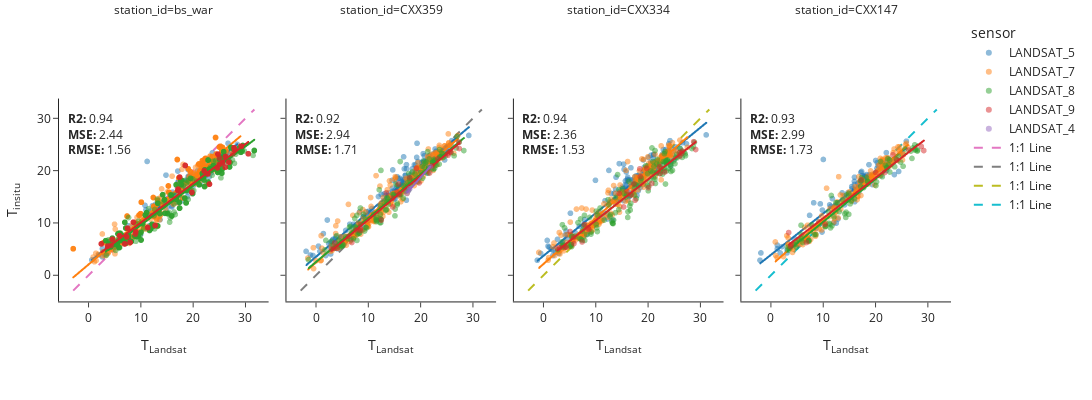

The cell this chart's notebook holds for it:
### Code cell
import plotly.express as px
import plotly.graph_objects as go
from scipy.stats import linregress
import numpy as np
import math

x_name, y_name = 'ST_deg', 'temperature'

ds_dt64 = pd.to_datetime(df.timestamp)
ds_hour = ds_dt64.dt.hour + ds_dt64.dt.minute / 60 + ds_dt64.dt.second / 3600

fig = px.scatter(df, x=x_name, y=y_name, 
                 #color="sensor", 
                 custom_data='station_id',
                 facet_col="station_id",
                 width=1200, height=400,
                 trendline="ols", 
                 opacity=0.5,
                 color='sensor',
                 labels={
                     'temperature': "T<sub>insitu</sub>",
                     'ST_deg': "T<sub>Landsat</sub>"
                 },
                 template="simple_white")

fig.update_layout(
    margin=dict(l=20, r=20, t=20, b=20),
    xaxis=dict(scaleanchor="y", scaleratio=1),  # Ensuring equal scaling
    yaxis=dict(constrain='domain'),  # Ensuring y-axis adjusts to match x-axis scale
    #paper_bgcolor="LightSteelBlue",
)

def get_lingress_dict(x, y):
    """ Fit linear regression and get statistics."""
    x = x.dropna()
    y = y.loc[x.index]
    slope, intercept, r_value, p_value, std_err = linregress(x, y)
    predicted_y = slope * x + intercept
    mse = np.mean((y - predicted_y) ** 2)
    return {'intercept': intercept,
            'slope': slope,
            'p': p_value,
            'r': r_value,
            'r2': r_value**2,
            'mse': mse,
            'rmse': np.sqrt(mse)
            }

lims = [
    min(df[x_name].min(), df[y_name].min()),  # Find the lower bound
    max(df[x_name].max(), df[y_name].max())   # Find the upper bound
]

for idx, group in enumerate(df.groupby('station_id')):
    id = group[0]
    df_group = group[1]
    x, y = df_group.ST_deg, df_group.temperature
    statdict = get_lingress_dict(x, y)
    # add annotation
    fig.add_annotation(x=2, y=25,
                align='left',
                xref=f'x{idx+1}',
                yref=f'y{idx+1}',
                text=(f'<b>R2:</b> {statdict['r2']:0.2f}<br>' \
                      f'<b>MSE:</b> {statdict['mse']:0.2f}<br>' \
                      f'<b>RMSE:</b> {statdict['rmse']:0.2f}'),
                showarrow=False,
                yshift=10)
    fig.add_trace(go.Scatter(x=lims, y=lims, 
                             mode='lines', name='1:1 Line', line=dict(dash='dash')),
                             row=1, col=idx+1)

fig.show()

### Figure 1 — Plotly figure (JSON) as saved in the notebook; plotly's stock layout.template omitted (floating-point values rounded to 4 significant figures; data arrays with more than 128 entries replaced by an {"elided": "..."} marker saying what was removed)
{"data": [{"customdata": {"elided": "199x1 str values"}, "hovertemplate": "sensor=LANDSAT_5<br>station_id=bs_war<br>T<sub>Landsat</sub>=%{x}<br>T<sub>insitu</sub>=%{y}<extra></extra>", "legendgroup": "LANDSAT_5", "marker": {"color": "#1F77B4", "opacity": 0.5, "symbol": "circle"}, "mode": "markers", "name": "LANDSAT_5", "showlegend": true, "type": "scattergl", "x": {"elided": "199 float values"}, "xaxis": "x", "y": {"elided": "199 float values"}, "yaxis": "y"}, {"hovertemplate": "<b>OLS trendline</b><br>temperature = 0.795827 * ST_deg + 2.47234<br>R<sup>2</sup>=0.904406<br><br>sensor=LANDSAT_5<br>station_id=bs_war<br>T<sub>Landsat</sub>=%{x}<br>T<sub>insitu</sub>=%{y} <b>(trend)</b><extra></extra>", "legendgroup": "LANDSAT_5", "marker": {"color": "#1F77B4", "symbol": "circle"}, "mode": "lines", "name": "LANDSAT_5", "showlegend": false, "type": "scattergl", "x": [0.6214, 1.954, 2.655, 2.655, 2.741, 3.076, 3.564, 3.93, 5.085, 5.865, 6.548, 7.666, 7.683, 8.708, 9.464, 10.0, 10.8, 10.99, 11.04, 11.21, 11.34, 11.68, 11.88, 12.24, 12.85, 13.08, 13.33, 13.69, 13.76, 14.62, 14.82, 14.96, 15.77, 15.87, 15.95, 16.02, 16.1, 16.44, 16.8, 17.07, 17.11, 17.23, 17.35, 17.5, 17.92, 17.94, 17.94, 18.21, 18.54, 18.87, 18.92, 18.93, 19.03, 19.07, 19.1, 19.18, 19.27, 19.38, 19.47, 19.48, 19.49, 19.55, 19.78, 19.84, 20.07, 20.24, 20.39, 20.57, 20.85, 21.01, 21.34, 21.45, 21.8, 21.82, 22.3, 22.33, 22.76, 22.9, 23.07, 23.34, 23.5, 23.57, 23.69, 23.82, 23.91, 24.12, 24.56, 25.33, 25.39, 25.69, 26.29, 26.49, 26.68, 26.8, 26.81, 28.46], "xaxis": "x", "y": [2.967, 4.028, 4.585, 4.585, 4.653, 4.92, 5.309, 5.6, 6.519, 7.14, 7.684, 8.573, 8.587, 9.403, 10.0, 10.43, 11.07, 11.22, 11.26, 11.39, 11.5, 11.77, 11.93, 12.21, 12.7, 12.88, 13.08, 13.36, 13.42, 14.11, 14.27, 14.38, 15.02, 15.1, 15.17, 15.22, 15.28, 15.55, 15.84, 16.06, 16.09, 16.19, 16.28, 16.4, 16.73, 16.75, 16.75, 16.96, 17.23, 17.49, 17.53, 17.54, 17.62, 17.64, 17.67, 17.74, 17.81, 17.9, 17.97, 17.98, 17.98, 18.03, 18.21, 18.26, 18.44, 18.58, 18.7, 18.84, 19.06, 19.2, 19.46, 19.54, 19.82, 19.84, 20.22, 20.25, 20.59, 20.69, 20.83, 21.04, 21.17, 21.23, 21.33, 21.43, 21.5, 21.67, 22.02, 22.63, 22.68, 22.92, 23.39, 23.55, 23.71, 23.8, 23.81, 25.12], "yaxis": "y"}, {"customdata": {"elided": "440x1 str values"}, "hovertemplate": "sensor=LANDSAT_5<br>station_id=CXX359<br>T<sub>Landsat</sub>=%{x}<br>T<sub>insitu</sub>=%{y}<extra></extra>", "legendgroup": "LANDSAT_5", "marker": {"color": "#1F77B4", "opacity": 0.5, "symbol": "circle"}, "mode": "markers", "name": "LANDSAT_5", "showlegend": false, "type": "scattergl", "x": {"elided": "440 float values"}, "xaxis": "x2", "y": {"elided": "440 float values"}, "yaxis": "y2"}, {"hovertemplate": "<b>OLS trendline</b><br>temperature = 0.849329 * ST_deg + 3.47618<br>R<sup>2</sup>=0.940843<br><br>sensor=LANDSAT_5<br>station_id=CXX359<br>T<sub>Landsat</sub>=%{x}<br>T<sub>insitu</sub>=%{y} <b>(trend)</b><extra></extra>", "legendgroup": "LANDSAT_5", "marker": {"color": "#1F77B4", "symbol": "circle"}, "mode": "lines", "name": "LANDSAT_5", "showlegend": false, "type": "scattergl", "x": {"elided": "167 float values"}, "xaxis": "x2", "y": {"elided": "167 float values"}, "yaxis": "y2"}, {"customdata": {"elided": "403x1 str values"}, "hovertemplate": "sensor=LANDSAT_5<br>station_id=CXX334<br>T<sub>Landsat</sub>=%{x}<br>T<sub>insitu</sub>=%{y}<extra></extra>", "legendgroup": "LANDSAT_5", "marker": {"color": "#1F77B4", "opacity": 0.5, "symbol": "circle"}, "mode": "markers", "name": "LANDSAT_5", "showlegend": false, "type": "scattergl", "x": {"elided": "403 float values"}, "xaxis": "x3", "y": {"elided": "403 float values"}, "yaxis": "y3"}, {"hovertemplate": "<b>OLS trendline</b><br>temperature = 0.818231 * ST_deg + 3.67566<br>R<sup>2</sup>=0.920175<br><br>sensor=LANDSAT_5<br>station_id=CXX334<br>T<sub>Landsat</sub>=%{x}<br>T<sub>insitu</sub>=%{y} <b>(trend)</b><extra></extra>", "legendgroup": "LANDSAT_5", "marker": {"color": "#1F77B4", "symbol": "circle"}, "mode": "lines", "name": "LANDSAT_5", "showlegend": false, "type": "scattergl", "x": {"elided": "163 float values"}, "xaxis": "x3", "y": {"elided": "163 float values"}, "yaxis": "y3"}, {"customdata": {"elided": "238x1 str values"}, "hovertemplate": "sensor=LANDSAT_5<br>station_id=CXX147<br>T<sub>Landsat</sub>=%{x}<br>T<sub>insitu</sub>=%{y}<extra></extra>", "legendgroup": "LANDSAT_5", "marker": {"color": "#1F77B4", "opacity": 0.5, "symbol": "circle"}, "mode": "markers", "name": "LANDSAT_5", "showlegend": false, "type": "scattergl", "x": {"elided": "238 float values"}, "xaxis": "x4", "y": {"elided": "238 float values"}, "yaxis": "y4"}, {"hovertemplate": "<b>OLS trendline</b><br>temperature = 0.790573 * ST_deg + 3.87725<br>R<sup>2</sup>=0.886189<br><br>sensor=LANDSAT_5<br>station_id=CXX147<br>T<sub>Landsat</sub>=%{x}<br>T<sub>insitu</sub>=%{y} <b>(trend)</b><extra></extra>", "legendgroup": "LANDSAT_5", "marker": {"color": "#1F77B4", "symbol": "circle"}, "mode": "lines", "name": "LANDSAT_5", "showlegend": false, "type": "scattergl", "x": [-2.014, -1.84, 1.284, 1.305, 1.842, 2.204, 3.151, 3.171, 4.374, 4.631, 5.243, 6.087, 7.471, 8.069, 8.257, 8.261, 8.753, 9.269, 9.522, 9.853, 9.915, 10.1, 11.31, 11.56, 11.84, 12.11, 12.38, 12.57, 12.72, 12.72, 12.91, 13.7, 14.16, 14.24, 14.25, 14.79, 15.53, 15.54, 15.6, 15.67, 16.01, 16.04, 16.05, 16.06, 16.1, 16.12, 16.71, 16.89, 16.94, 17.06, 17.07, 17.28, 17.35, 17.42, 17.56, 17.93, 18.0, 18.04, 18.21, 18.34, 18.36, 18.58, 18.74, 18.77, 18.83, 18.94, 19.21, 19.45, 20.11, 20.36, 20.43, 20.56, 21.11, 21.32, 21.34, 21.42, 21.68, 22.15, 22.19, 22.5, 22.51, 22.52, 23.37, 23.38, 23.69, 24.5, 25.29, 25.98], "xaxis": "x4", "y": [2.285, 2.423, 4.893, 4.909, 5.333, 5.62, 6.368, 6.384, 7.336, 7.538, 8.022, 8.689, 9.784, 10.26, 10.41, 10.41, 10.8, 11.21, 11.41, 11.67, 11.72, 11.86, 12.82, 13.01, 13.23, 13.45, 13.66, 13.82, 13.93, 13.93, 14.08, 14.71, 15.07, 15.13, 15.14, 15.57, 16.16, 16.16, 16.21, 16.27, 16.54, 16.56, 16.56, 16.57, 16.61, 16.62, 17.09, 17.23, 17.27, 17.37, 17.37, 17.54, 17.59, 17.65, 17.76, 18.05, 18.11, 18.14, 18.27, 18.38, 18.39, 18.57, 18.7, 18.72, 18.76, 18.85, 19.07, 19.26, 19.77, 19.97, 20.03, 20.13, 20.57, 20.73, 20.75, 20.81, 21.01, 21.39, 21.42, 21.67, 21.67, 21.68, 22.35, 22.36, 22.6, 23.25, 23.87, 24.42], "yaxis": "y4"}, {"customdata": {"elided": "1104x1 str values"}, "hovertemplate": "sensor=LANDSAT_7<br>station_id=bs_war<br>T<sub>Landsat</sub>=%{x}<br>T<sub>insitu</sub>=%{y}<extra></extra>", "legendgroup": "LANDSAT_7", "marker": {"color": "#FF7F0E", "opacity": 0.5, "symbol": "circle"}, "mode": "markers", "name": "LANDSAT_7", "showlegend": true, "type": "scattergl", "x": {"elided": "1104 float values"}, "xaxis": "x", "y": {"elided": "1104 float values"}, "yaxis": "y"}, {"hovertemplate": "<b>OLS trendline</b><br>temperature = 0.845095 * ST_deg + 2.08263<br>R<sup>2</sup>=0.937188<br><br>sensor=LANDSAT_7<br>station_id=bs_war<br>T<sub>Landsat</sub>=%{x}<br>T<sub>insitu</sub>=%{y} <b>(trend)</b><extra></extra>", "legendgroup": "LANDSAT_7", "marker": {"color": "#FF7F0E", "symbol": "circle"}, "mode": "lines", "name": "LANDSAT_7", "showlegend": false, "type": "scattergl", "x": {"elided": "413 float values"}, "xaxis": "x", "y": {"elided": "413 float values"}, "yaxis": "y"}, {"customdata": {"elided": "593x1 str values"}, "hovertemplate": "sensor=LANDSAT_7<br>station_id=CXX359<br>T<sub>Landsat</sub>=%{x}<br>T<sub>insitu</sub>=%{y}<extra></extra>", "legendgroup": "LANDSAT_7", "marker": {"color": "#FF7F0E", "opacity": 0.5, "symbol": "circle"}, "mode": "markers", "name": "LANDSAT_7", "showlegend": false, "type": "scattergl", "x": {"elided": "593 float values"}, "xaxis": "x2", "y": {"elided": "593 float values"}, "yaxis": "y2"}, {"hovertemplate": "<b>OLS trendline</b><br>temperature = 0.873641 * ST_deg + 2.38441<br>R<sup>2</sup>=0.946586<br><br>sensor=LANDSAT_7<br>station_id=CXX359<br>T<sub>Landsat</sub>=%{x}<br>T<sub>insitu</sub>=%{y} <b>(trend)</b><extra></extra>", "legendgroup": "LANDSAT_7", "marker": {"color": "#FF7F0E", "symbol": "circle"}, "mode": "lines", "name": "LANDSAT_7", "showlegend": false, "type": "scattergl", "x": {"elided": "221 float values"}, "xaxis": "x2", "y": {"elided": "221 float values"}, "yaxis": "y2"}, {"customdata": {"elided": "637x1 str values"}, "hovertemplate": "sensor=LANDSAT_7<br>station_id=CXX334<br>T<sub>Landsat</sub>=%{x}<br>T<sub>insitu</sub>=%{y}<extra></extra>", "legendgroup": "LANDSAT_7", "marker": {"color": "#FF7F0E", "opacity": 0.5, "symbol": "circle"}, "mode": "markers", "name": "LANDSAT_7", "showlegend": false, "type": "scattergl", "x": {"elided": "637 float values"}, "xaxis": "x3", "y": {"elided": "637 float values"}, "yaxis": "y3"}, {"hovertemplate": "<b>OLS trendline</b><br>temperature = 0.882216 * ST_deg + 2.1091<br>R<sup>2</sup>=0.951287<br><br>sensor=LANDSAT_7<br>station_id=CXX334<br>T<sub>Landsat</sub>=%{x}<br>T<sub>insitu</sub>=%{y} <b>(trend)</b><extra></extra>", "legendgroup": "LANDSAT_7", "marker": {"color": "#FF7F0E", "symbol": "circle"}, "mode": "lines", "name": "LANDSAT_7", "showlegend": false, "type": "scattergl", "x": {"elided": "226 float values"}, "xaxis": "x3", "y": {"elided": "226 float values"}, "yaxis": "y3"}, {"customdata": {"elided": "387x1 str values"}, "hovertemplate": "sensor=LANDSAT_7<br>station_id=CXX147<br>T<sub>Landsat</sub>=%{x}<br>T<sub>insitu</sub>=%{y}<extra></extra>", "legendgroup": "LANDSAT_7", "marker": {"color": "#FF7F0E", "opacity": 0.5, "symbol": "circle"}, "mode": "markers", "name": "LANDSAT_7", "showlegend": false, "type": "scattergl", "x": {"elided": "387 float values"}, "xaxis": "x4", "y": {"elided": "387 float values"}, "yaxis": "y4"}, {"hovertemplate": "<b>OLS trendline</b><br>temperature = 0.880489 * ST_deg + 1.83206<br>R<sup>2</sup>=0.963650<br><br>sensor=LANDSAT_7<br>station_id=CXX147<br>T<sub>Landsat</sub>=%{x}<br>T<sub>insitu</sub>=%{y} <b>(trend)</b><extra></extra>", "legendgroup": "LANDSAT_7", "marker": {"color": "#FF7F0E", "symbol": "circle"}, "mode": "lines", "name": "LANDSAT_7", "showlegend": false, "type": "scattergl", "x": {"elided": "159 float values"}, "xaxis": "x4", "y": {"elided": "159 float values"}, "yaxis": "y4"}, {"customdata": {"elided": "1031x1 str values"}, "hovertemplate": "sensor=LANDSAT_8<br>station_id=bs_war<br>T<sub>Landsat</sub>=%{x}<br>T<sub>insitu</sub>=%{y}<extra></extra>", "legendgroup": "LANDSAT_8", "marker": {"color": "#2CA02C", "opacity": 0.5, "symbol": "circle"}, "mode": "markers", "name": "LANDSAT_8", "showlegend": true, "type": "scattergl", "x": {"elided": "1031 float values"}, "xaxis": "x", "y": {"elided": "1031 float values"}, "yaxis": "y"}, {"hovertemplate": "<b>OLS trendline</b><br>temperature = 0.75344 * ST_deg + 2.07935<br>R<sup>2</sup>=0.944221<br><br>sensor=LANDSAT_8<br>station_id=bs_war<br>T<sub>Landsat</sub>=%{x}<br>T<sub>insitu</sub>=%{y} <b>(trend)</b><extra></extra>", "legendgroup": "LANDSAT_8", "marker": {"color": "#2CA02C", "symbol": "circle"}, "mode": "lines", "name": "LANDSAT_8", "showlegend": false, "type": "scattergl", "x": {"elided": "434 float values"}, "xaxis": "x", "y": {"elided": "434 float values"}, "yaxis": "y"}, {"customdata": {"elided": "365x1 str values"}, "hovertemplate": "sensor=LANDSAT_8<br>station_id=CXX359<br>T<sub>Landsat</sub>=%{x}<br>T<sub>insitu</sub>=%{y}<extra></extra>", "legendgroup": "LANDSAT_8", "marker": {"color": "#2CA02C", "opacity": 0.5, "symbol": "circle"}, "mode": "markers", "name": "LANDSAT_8", "showlegend": false, "type": "scattergl", "x": {"elided": "365 float values"}, "xaxis": "x2", "y": {"elided": "365 float values"}, "yaxis": "y2"}, {"hovertemplate": "<b>OLS trendline</b><br>temperature = 0.838973 * ST_deg + 2.49352<br>R<sup>2</sup>=0.933407<br><br>sensor=LANDSAT_8<br>station_id=CXX359<br>T<sub>Landsat</sub>=%{x}<br>T<sub>insitu</sub>=%{y} <b>(trend)</b><extra></extra>", "legendgroup": "LANDSAT_8", "marker": {"color": "#2CA02C", "symbol": "circle"}, "mode": "lines", "name": "LANDSAT_8", "showlegend": false, "type": "scattergl", "x": [-1.354, 1.804, 1.978, 3.031, 3.376, 3.708, 4.043, 4.104, 4.463, 4.573, 4.631, 4.914, 5.027, 5.236, 5.243, 5.755, 6.193, 6.497, 6.661, 6.798, 6.866, 7.246, 7.505, 7.594, 7.7, 7.905, 7.915, 8.021, 8.312, 8.391, 8.404, 8.527, 8.582, 9.163, 9.378, 9.553, 9.58, 9.761, 11.12, 11.56, 11.6, 11.63, 11.73, 12.18, 12.32, 12.39, 12.46, 12.49, 12.5, 12.51, 12.55, 13.1, 13.44, 13.56, 13.65, 13.67, 13.69, 13.93, 14.82, 15.0, 15.03, 15.19, 15.22, 15.36, 15.61, 15.65, 15.71, 16.01, 16.18, 16.29, 16.77, 16.8, 17.13, 17.2, 17.54, 17.78, 17.81, 17.85, 18.03, 18.07, 18.25, 18.51, 18.81, 19.03, 19.59, 19.86, 20.17, 20.39, 20.47, 20.73, 20.78, 20.93, 21.0, 21.21, 21.44, 21.53, 21.66, 21.68, 21.76, 21.78, 22.34, 22.38, 22.44, 22.54, 22.66, 22.69, 22.71, 22.77, 22.79, 22.83, 23.04, 23.65, 23.69, 23.73, 23.73, 24.0, 24.12, 24.38, 24.43, 24.82, 25.9, 26.5, 26.92, 27.05, 27.47, 28.37], "xaxis": "x2", "y": [1.357, 4.007, 4.153, 5.037, 5.326, 5.604, 5.885, 5.937, 6.238, 6.33, 6.379, 6.617, 6.711, 6.886, 6.892, 7.322, 7.689, 7.944, 8.082, 8.197, 8.254, 8.572, 8.79, 8.865, 8.954, 9.126, 9.134, 9.223, 9.467, 9.533, 9.544, 9.648, 9.694, 10.18, 10.36, 10.51, 10.53, 10.68, 11.83, 12.19, 12.22, 12.25, 12.34, 12.72, 12.83, 12.89, 12.95, 12.97, 12.98, 12.99, 13.02, 13.49, 13.77, 13.87, 13.95, 13.97, 13.98, 14.18, 14.93, 15.08, 15.1, 15.24, 15.27, 15.38, 15.59, 15.62, 15.67, 15.92, 16.07, 16.16, 16.56, 16.59, 16.87, 16.93, 17.21, 17.41, 17.44, 17.47, 17.62, 17.65, 17.8, 18.02, 18.28, 18.46, 18.93, 19.16, 19.41, 19.6, 19.67, 19.89, 19.93, 20.05, 20.11, 20.29, 20.48, 20.56, 20.66, 20.68, 20.75, 20.76, 21.24, 21.27, 21.32, 21.41, 21.51, 21.53, 21.55, 21.6, 21.62, 21.65, 21.82, 22.34, 22.37, 22.4, 22.41, 22.63, 22.73, 22.95, 22.99, 23.31, 24.22, 24.73, 25.08, 25.19, 25.54, 26.29], "yaxis": "y2"}, {"customdata": {"elided": "368x1 str values"}, "hovertemplate": "sensor=LANDSAT_8<br>station_id=CXX334<br>T<sub>Landsat</sub>=%{x}<br>T<sub>insitu</sub>=%{y}<extra></extra>", "legendgroup": "LANDSAT_8", "marker": {"color": "#2CA02C", "opacity": 0.5, "symbol": "circle"}, "mode": "markers", "name": "LANDSAT_8", "showlegend": false, "type": "scattergl", "x": {"elided": "368 float values"}, "xaxis": "x3", "y": {"elided": "368 float values"}, "yaxis": "y3"}, {"hovertemplate": "<b>OLS trendline</b><br>temperature = 0.786135 * ST_deg + 2.57592<br>R<sup>2</sup>=0.913778<br><br>sensor=LANDSAT_8<br>station_id=CXX334<br>T<sub>Landsat</sub>=%{x}<br>T<sub>insitu</sub>=%{y} <b>(trend)</b><extra></extra>", "legendgroup": "LANDSAT_8", "marker": {"color": "#2CA02C", "symbol": "circle"}, "mode": "lines", "name": "LANDSAT_8", "showlegend": false, "type": "scattergl", "x": {"elided": "130 float values"}, "xaxis": "x3", "y": {"elided": "130 float values"}, "yaxis": "y3"}, {"customdata": {"elided": "187x1 str values"}, "hovertemplate": "sensor=LANDSAT_8<br>station_id=CXX147<br>T<sub>Landsat</sub>=%{x}<br>T<sub>insitu</sub>=%{y}<extra></extra>", "legendgroup": "LANDSAT_8", "marker": {"color": "#2CA02C", "opacity": 0.5, "symbol": "circle"}, "mode": "markers", "name": "LANDSAT_8", "showlegend": false, "type": "scattergl", "x": {"elided": "187 float values"}, "xaxis": "x4", "y": {"elided": "187 float values"}, "yaxis": "y4"}, {"hovertemplate": "<b>OLS trendline</b><br>temperature = 0.820093 * ST_deg + 1.99243<br>R<sup>2</sup>=0.951703<br><br>sensor=LANDSAT_8<br>station_id=CXX147<br>T<sub>Landsat</sub>=%{x}<br>T<sub>insitu</sub>=%{y} <b>(trend)</b><extra></extra>", "legendgroup": "LANDSAT_8", "marker": {"color": "#2CA02C", "symbol": "circle"}, "mode": "lines", "name": "LANDSAT_8", "showlegend": false, "type": "scattergl", "x": [3.25, 3.328, 3.674, 4.528, 4.904, 4.914, 5.366, 5.834, 5.841, 5.909, 6.165, 7.194, 7.324, 7.355, 7.878, 8.356, 8.691, 10.47, 10.54, 11.07, 11.18, 11.36, 11.48, 11.62, 11.76, 12.11, 12.5, 12.83, 13.15, 13.75, 14.2, 14.4, 14.45, 14.57, 14.97, 14.98, 15.23, 15.45, 16.05, 17.23, 17.23, 17.35, 17.41, 17.81, 18.35, 18.52, 18.61, 20.17, 20.27, 21.04, 21.38, 21.95, 22.23, 22.29, 22.41, 22.57, 22.78, 22.81, 23.75, 24.05, 24.44, 24.86, 25.35, 25.71, 26.83, 27.05, 27.23, 27.59, 27.63, 27.79, 28.07, 28.15], "xaxis": "x4", "y": [4.658, 4.722, 5.005, 5.706, 6.014, 6.023, 6.393, 6.777, 6.782, 6.838, 7.049, 7.892, 7.999, 8.024, 8.453, 8.845, 9.12, 10.58, 10.64, 11.07, 11.16, 11.31, 11.4, 11.53, 11.63, 11.93, 12.24, 12.52, 12.78, 13.27, 13.64, 13.8, 13.84, 13.94, 14.27, 14.28, 14.48, 14.66, 15.16, 16.12, 16.12, 16.22, 16.27, 16.6, 17.04, 17.18, 17.26, 18.53, 18.62, 19.24, 19.53, 19.99, 20.22, 20.27, 20.37, 20.5, 20.67, 20.7, 21.47, 21.71, 22.04, 22.38, 22.79, 23.07, 24.0, 24.18, 24.32, 24.62, 24.65, 24.78, 25.01, 25.08], "yaxis": "y4"}, {"customdata": {"elided": "318x1 str values"}, "hovertemplate": "sensor=LANDSAT_9<br>station_id=bs_war<br>T<sub>Landsat</sub>=%{x}<br>T<sub>insitu</sub>=%{y}<extra></extra>", "legendgroup": "LANDSAT_9", "marker": {"color": "#D62728", "opacity": 0.5, "symbol": "circle"}, "mode": "markers", "name": "LANDSAT_9", "showlegend": true, "type": "scattergl", "x": {"elided": "318 float values"}, "xaxis": "x", "y": {"elided": "318 float values"}, "yaxis": "y"}, {"hovertemplate": "<b>OLS trendline</b><br>temperature = 0.751866 * ST_deg + 2.58209<br>R<sup>2</sup>=0.945462<br><br>sensor=LANDSAT_9<br>station_id=bs_war<br>T<sub>Landsat</sub>=%{x}<br>T<sub>insitu</sub>=%{y} <b>(trend)</b><extra></extra>", "legendgroup": "LANDSAT_9", "marker": {"color": "#D62728", "symbol": "circle"}, "mode": "lines", "name": "LANDSAT_9", "showlegend": false, "type": "scattergl", "x": [2.453, 2.453, 2.453, 2.453, 3.65, 3.65, 3.65, 3.65, 4.296, 4.296, 4.556, 4.556, 4.556, 4.556, 5.936, 5.936, 5.936, 5.936, 6.917, 6.917, 6.917, 6.917, 7.31, 7.31, 7.31, 7.31, 7.454, 7.454, 7.454, 7.454, 7.95, 7.95, 7.95, 7.95, 8.582, 8.582, 8.582, 8.582, 8.958, 8.958, 9.033, 9.033, 9.033, 9.033, 11.32, 11.32, 11.32, 11.32, 12.75, 12.75, 12.75, 12.75, 17.1, 17.1, 17.1, 17.1, 17.13, 17.13, 17.13, 17.13, 17.42, 17.42, 17.42, 17.42, 18.49, 18.49, 18.49, 18.49, 19.76, 19.76, 19.76, 19.76, 22.12, 22.12, 22.12, 22.12, 22.83, 22.83, 22.83, 22.83, 23.13, 23.13, 23.13, 23.13, 24.63, 24.63, 24.63, 24.63, 24.75, 24.75, 24.75, 24.75, 25.04, 25.04, 25.07, 25.07, 25.07, 25.63, 25.63, 25.63, 25.63, 26.15, 26.15, 26.15, 26.2, 26.2, 26.2, 26.2, 26.83, 26.83, 26.83, 26.83, 27.6, 27.83, 27.83, 27.83, 27.83, 27.98, 27.98, 27.98, 27.98, 29.23, 29.23, 29.23, 29.23, 30.55, 30.55, 30.55], "xaxis": "x", "y": [4.427, 4.427, 4.427, 4.427, 5.326, 5.326, 5.326, 5.326, 5.812, 5.812, 6.007, 6.007, 6.007, 6.007, 7.045, 7.045, 7.045, 7.045, 7.783, 7.783, 7.783, 7.783, 8.079, 8.079, 8.079, 8.079, 8.187, 8.187, 8.187, 8.187, 8.559, 8.559, 8.559, 8.559, 9.035, 9.035, 9.035, 9.035, 9.317, 9.317, 9.374, 9.374, 9.374, 9.374, 11.1, 11.1, 11.1, 11.1, 12.16, 12.16, 12.16, 12.16, 15.44, 15.44, 15.44, 15.44, 15.46, 15.46, 15.46, 15.46, 15.68, 15.68, 15.68, 15.68, 16.48, 16.48, 16.48, 16.48, 17.44, 17.44, 17.44, 17.44, 19.22, 19.22, 19.22, 19.22, 19.75, 19.75, 19.75, 19.75, 19.97, 19.97, 19.97, 19.97, 21.1, 21.1, 21.1, 21.1, 21.19, 21.19, 21.19, 21.19, 21.41, 21.41, 21.43, 21.43, 21.43, 21.85, 21.85, 21.85, 21.85, 22.24, 22.24, 22.24, 22.28, 22.28, 22.28, 22.28, 22.76, 22.76, 22.76, 22.76, 23.34, 23.51, 23.51, 23.51, 23.51, 23.62, 23.62, 23.62, 23.62, 24.56, 24.56, 24.56, 24.56, 25.55, 25.55, 25.55], "yaxis": "y"}, {"customdata": [["CXX359"], ["CXX359"], ["CXX359"], ["CXX359"], ["CXX359"], ["CXX359"], ["CXX359"], ["CXX359"], ["CXX359"], ["CXX359"], ["CXX359"], ["CXX359"], ["CXX359"], ["CXX359"], ["CXX359"], ["CXX359"], ["CXX359"], ["CXX359"], ["CXX359"], ["CXX359"], ["CXX359"], ["CXX359"], ["CXX359"], ["CXX359"], ["CXX359"], ["CXX359"], ["CXX359"], ["CXX359"], ["CXX359"], ["CXX359"], ["CXX359"], ["CXX359"], ["CXX359"], ["CXX359"], ["CXX359"], ["CXX359"], ["CXX359"], ["CXX359"], ["CXX359"], ["CXX359"], ["CXX359"], ["CXX359"], ["CXX359"], ["CXX359"], ["CXX359"], ["CXX359"], ["CXX359"], ["CXX359"], ["CXX359"], ["CXX359"], ["CXX359"], ["CXX359"], ["CXX359"], ["CXX359"], ["CXX359"], ["CXX359"], ["CXX359"], ["CXX359"], ["CXX359"], ["CXX359"], ["CXX359"], ["CXX359"], ["CXX359"], ["CXX359"], ["CXX359"], ["CXX359"], ["CXX359"], ["CXX359"], ["CXX359"], ["CXX359"], ["CXX359"]], "hovertemplate": "sensor=LANDSAT_9<br>station_id=CXX359<br>T<sub>Landsat</sub>=%{x}<br>T<sub>insitu</sub>=%{y}<extra></extra>", "legendgroup": "LANDSAT_9", "marker": {"color": "#D62728", "opacity": 0.5, "symbol": "circle"}, "mode": "markers", "name": "LANDSAT_9", "showlegend": false, "type": "scattergl", "x": [null, null, 3.643, null, 6.945, 12.59, null, null, 14.76, null, null, null, null, null, 22.32, null, null, 25.23, 27.42, null, 25.87, 25.34, null, null, null, 14.77, 15.6, null, 13.53, null, null, null, null, null, null, 4.108, null, null, 8.538, null, null, null, null, null, 15.99, 19.81, 23.34, 25.65, null, 27.5, null, null, 19.31, 21.81, 18.0, 15.86, null, null, null, 6.405, null, 3.516, 3.052, null, 7.786, null, 8.592, 8.565, null, null, null], "xaxis": "x2", "y": [10.3, 5.4, 6.2, 7.2, 6.3, 10.6, 9.2, 9.5, 13.1, 13, 17.1, 20.5, 19.1, 19.6, 21, 23.1, 22.8, 23.3, 25.5, 24.7, 23.6, 23, 22.7, 19.9, 17.3, 14.8, 16, 16.4, 15.8, 12.4, 11.7, 8.7, 5.8, 8.6, 8.8, 5.2, 7.6, 9.3, 9.8, 9.2, 10.5, 11.3, 12.4, 14.6, 15.5, 17.7, 22.3, 23.7, 22.3, 24.3, 23.6, 20.1, 20.5, 19.6, 18.7, 17.5, 15.6, 14.5, 9.7, 7.5, 7.6, 5.2, 5, 7.1, 8.7, 8.3, 8.6, 9, 10.7, 12.3, 13.4], "yaxis": "y2"}, {"hovertemplate": "<b>OLS trendline</b><br>temperature = 0.840964 * ST_deg + 2.17423<br>R<sup>2</sup>=0.975947<br><br>sensor=LANDSAT_9<br>station_id=CXX359<br>T<sub>Landsat</sub>=%{x}<br>T<sub>insitu</sub>=%{y} <b>(trend)</b><extra></extra>", "legendgroup": "LANDSAT_9", "marker": {"color": "#D62728", "symbol": "circle"}, "mode": "lines", "name": "LANDSAT_9", "showlegend": false, "type": "scattergl", "x": [3.052, 3.516, 3.643, 4.108, 6.405, 6.945, 7.786, 8.538, 8.565, 8.592, 12.59, 13.53, 14.76, 14.77, 15.6, 15.86, 15.99, 18.0, 19.31, 19.81, 21.81, 22.32, 23.34, 25.23, 25.34, 25.65, 25.87, 27.42, 27.5], "xaxis": "x2", "y": [4.741, 5.131, 5.238, 5.629, 7.56, 8.015, 8.722, 9.354, 9.377, 9.4, 12.76, 13.55, 14.59, 14.6, 15.3, 15.51, 15.62, 17.31, 18.41, 18.84, 20.52, 20.94, 21.81, 23.4, 23.49, 23.75, 23.93, 25.23, 25.3], "yaxis": "y2"}, {"customdata": [["CXX334"], ["CXX334"], ["CXX334"], ["CXX334"], ["CXX334"], ["CXX334"], ["CXX334"], ["CXX334"], ["CXX334"], ["CXX334"], ["CXX334"], ["CXX334"], ["CXX334"], ["CXX334"], ["CXX334"], ["CXX334"], ["CXX334"], ["CXX334"], ["CXX334"], ["CXX334"], ["CXX334"], ["CXX334"], ["CXX334"], ["CXX334"], ["CXX334"], ["CXX334"], ["CXX334"], ["CXX334"], ["CXX334"], ["CXX334"], ["CXX334"], ["CXX334"], ["CXX334"], ["CXX334"], ["CXX334"], ["CXX334"], ["CXX334"], ["CXX334"], ["CXX334"], ["CXX334"], ["CXX334"], ["CXX334"], ["CXX334"], ["CXX334"], ["CXX334"], ["CXX334"], ["CXX334"], ["CXX334"], ["CXX334"], ["CXX334"], ["CXX334"], ["CXX334"], ["CXX334"], ["CXX334"], ["CXX334"], ["CXX334"], ["CXX334"], ["CXX334"], ["CXX334"], ["CXX334"], ["CXX334"], ["CXX334"], ["CXX334"], ["CXX334"], ["CXX334"], ["CXX334"], ["CXX334"], ["CXX334"], ["CXX334"], ["CXX334"], ["CXX334"]], "hovertemplate": "sensor=LANDSAT_9<br>station_id=CXX334<br>T<sub>Landsat</sub>=%{x}<br>T<sub>insitu</sub>=%{y}<extra></extra>", "legendgroup": "LANDSAT_9", "marker": {"color": "#D62728", "opacity": 0.5, "symbol": "circle"}, "mode": "markers", "name": "LANDSAT_9", "showlegend": false, "type": "scattergl", "x": [null, 4.156, 5.919, null, 7.475, null, null, 7.898, 15.42, null, 20.16, 18.5, null, null, 22.32, null, null, 26.55, 28.81, null, 26.65, 26.13, null, null, 17.4, null, 16.06, null, null, null, null, null, null, 5.181, null, 4.432, null, null, null, null, null, null, null, 17.62, 16.87, 20.8, null, 26.07, null, 29.2, null, 23.28, 19.83, 22.33, 18.61, null, 14.58, null, null, 5.861, null, 3.195, 2.723, null, null, null, 8.78, 8.606, null, null, null], "xaxis": "x3", "y": [10.5, 5.4, 6.1, 7.1, 6.4, 10.5, 9.4, 9.7, 13.1, 12.9, 16.8, 20.4, 19, 19.5, 20.8, 23.2, 22.6, 23.4, 25.6, 24.7, 23.8, 22.8, 23, 20.2, 17.5, 14.9, 16.1, 16.5, 15.8, 12.6, 11.9, 8.8, 6.1, 8.4, 8.7, 5.4, 7.6, 9, 9.8, 9.2, 10.4, 11.1, 12.2, 14.4, 15.4, 17.6, 22.3, 23.5, 22.3, 24.1, 23.4, 19.8, 20.5, 19.5, 18.9, 17.8, 15.7, 14.5, 9.8, 7.3, 7.4, 5.3, 5.2, 7.2, 8.8, 8.5, 8.8, 9.1, 10.9, 12.4, 13.4], "yaxis": "y3"}, {"hovertemplate": "<b>OLS trendline</b><br>temperature = 0.785639 * ST_deg + 2.60429<br>R<sup>2</sup>=0.963193<br><br>sensor=LANDSAT_9<br>station_id=CXX334<br>T<sub>Landsat</sub>=%{x}<br>T<sub>insitu</sub>=%{y} <b>(trend)</b><extra></extra>", "legendgroup": "LANDSAT_9", "marker": {"color": "#D62728", "symbol": "circle"}, "mode": "lines", "name": "LANDSAT_9", "showlegend": false, "type": "scattergl", "x": [2.723, 3.195, 4.156, 4.432, 5.181, 5.861, 5.919, 7.475, 7.898, 8.606, 8.78, 14.58, 15.42, 16.06, 16.87, 17.4, 17.62, 18.5, 18.61, 19.83, 20.16, 20.8, 22.32, 22.33, 23.28, 26.07, 26.13, 26.55, 26.65, 28.81, 29.2], "xaxis": "x3", "y": [4.744, 5.115, 5.869, 6.087, 6.675, 7.209, 7.255, 8.477, 8.81, 9.365, 9.502, 14.06, 14.72, 15.22, 15.86, 16.27, 16.44, 17.14, 17.22, 18.18, 18.44, 18.95, 20.14, 20.14, 20.9, 23.08, 23.13, 23.46, 23.54, 25.24, 25.54], "yaxis": "y3"}, {"customdata": [["CXX147"], ["CXX147"], ["CXX147"], ["CXX147"], ["CXX147"], ["CXX147"], ["CXX147"], ["CXX147"], ["CXX147"], ["CXX147"], ["CXX147"], ["CXX147"], ["CXX147"], ["CXX147"], ["CXX147"], ["CXX147"], ["CXX147"], ["CXX147"], ["CXX147"], ["CXX147"], ["CXX147"], ["CXX147"], ["CXX147"], ["CXX147"], ["CXX147"], ["CXX147"], ["CXX147"], ["CXX147"], ["CXX147"], ["CXX147"], ["CXX147"], ["CXX147"], ["CXX147"], ["CXX147"], ["CXX147"], ["CXX147"], ["CXX147"]], "hovertemplate": "sensor=LANDSAT_9<br>station_id=CXX147<br>T<sub>Landsat</sub>=%{x}<br>T<sub>insitu</sub>=%{y}<extra></extra>", "legendgroup": "LANDSAT_9", "marker": {"color": "#D62728", "opacity": 0.5, "symbol": "circle"}, "mode": "markers", "name": "LANDSAT_9", "showlegend": false, "type": "scattergl", "x": [null, null, 3.828, null, 20.1, null, 28.84, 26.47, 23.41, null, null, null, null, null, null, 3.469, null, null, 6.88, null, null, null, 24.16, 29.31, null, null, 21.84, 17.32, null, null, null, 3.985, null, null, null, 10.44, null], "xaxis": "x4", "y": [10.7, 6.8, 5.5, 11.9, 19.7, 19.5, 24.7, 24, 23.1, 21.2, 17.8, 16.1, 15.7, 13.1, 10.3, 8.2, 5.6, 6.2, 6.3, 8.9, 8.4, 9.5, 22.1, 23.9, 20.6, 20.7, 19.7, 18.3, 14.5, 7.5, 7.4, 5.9, 6.6, 8.3, 7.8, 9.8, 11.5], "yaxis": "y4"}, {"hovertemplate": "<b>OLS trendline</b><br>temperature = 0.772065 * ST_deg + 3.17786<br>R<sup>2</sup>=0.965765<br><br>sensor=LANDSAT_9<br>station_id=CXX147<br>T<sub>Landsat</sub>=%{x}<br>T<sub>insitu</sub>=%{y} <b>(trend)</b><extra></extra>", "legendgroup": "LANDSAT_9", "marker": {"color": "#D62728", "symbol": "circle"}, "mode": "lines", "name": "LANDSAT_9", "showlegend": false, "type": "scattergl", "x": [3.469, 3.828, 3.985, 6.88, 10.44, 17.32, 20.1, 21.84, 23.41, 24.16, 26.47, 28.84, 29.31], "xaxis": "x4", "y": [5.856, 6.133, 6.254, 8.49, 11.24, 16.55, 18.7, 20.04, 21.25, 21.83, 23.62, 25.44, 25.81], "yaxis": "y4"}, {"customdata": [["CXX359"], ["CXX359"], ["CXX359"], ["CXX359"], ["CXX359"], ["CXX359"], ["CXX359"]], "hovertemplate": "sensor=LANDSAT_4<br>station_id=CXX359<br>T<sub>Landsat</sub>=%{x}<br>T<sub>insitu</sub>=%{y}<extra></extra>", "legendgroup": "LANDSAT_4", "marker": {"color": "#9467BD", "opacity": 0.5, "symbol": "circle"}, "mode": "markers", "name": "LANDSAT_4", "showlegend": true, "type": "scattergl", "x": [null, 17.49, null, 17.77, 21.93, 18.04, null], "xaxis": "x2", "y": [14.5, 15.7, 16.4, 16.2, 20.8, 16.6, 24.3], "yaxis": "y2"}, {"hovertemplate": "<b>OLS trendline</b><br>temperature = 1.11845 * ST_deg + -3.71156<br>R<sup>2</sup>=0.997319<br><br>sensor=LANDSAT_4<br>station_id=CXX359<br>T<sub>Landsat</sub>=%{x}<br>T<sub>insitu</sub>=%{y} <b>(trend)</b><extra></extra>", "legendgroup": "LANDSAT_4", "marker": {"color": "#9467BD", "symbol": "circle"}, "mode": "lines", "name": "LANDSAT_4", "showlegend": false, "type": "scattergl", "x": [17.49, 17.77, 18.04, 21.93], "xaxis": "x2", "y": [15.85, 16.17, 16.46, 20.82], "yaxis": "y2"}, {"customdata": [["CXX334"], ["CXX334"]], "hovertemplate": "sensor=LANDSAT_4<br>station_id=CXX334<br>T<sub>Landsat</sub>=%{x}<br>T<sub>insitu</sub>=%{y}<extra></extra>", "legendgroup": "LANDSAT_4", "marker": {"color": "#9467BD", "opacity": 0.5, "symbol": "circle"}, "mode": "markers", "name": "LANDSAT_4", "showlegend": false, "type": "scattergl", "x": [null, null], "xaxis": "x3", "y": [16.8, 24.4], "yaxis": "y3"}, {"hovertemplate": "sensor=LANDSAT_4<br>station_id=CXX334<extra></extra>", "legendgroup": "LANDSAT_4", "marker": {"color": "#9467BD", "symbol": "circle"}, "mode": "lines", "name": "LANDSAT_4", "showlegend": false, "type": "scattergl", "xaxis": "x3", "yaxis": "y3"}, {"line": {"dash": "dash"}, "mode": "lines", "name": "1:1 Line", "type": "scatter", "x": [-2.927, 31.7], "xaxis": "x", "y": [-2.927, 31.7], "yaxis": "y"}, {"line": {"dash": "dash"}, "mode": "lines", "name": "1:1 Line", "type": "scatter", "x": [-2.927, 31.7], "xaxis": "x2", "y": [-2.927, 31.7], "yaxis": "y2"}, {"line": {"dash": "dash"}, "mode": "lines", "name": "1:1 Line", "type": "scatter", "x": [-2.927, 31.7], "xaxis": "x3", "y": [-2.927, 31.7], "yaxis": "y3"}, {"line": {"dash": "dash"}, "mode": "lines", "name": "1:1 Line", "type": "scatter", "x": [-2.927, 31.7], "xaxis": "x4", "y": [-2.927, 31.7], "yaxis": "y4"}], "layout": {"annotations": [{"showarrow": false, "text": "station_id=bs_war", "x": 0.1175, "xanchor": "center", "xref": "paper", "y": 1, "yanchor": "bottom", "yref": "paper"}, {"showarrow": false, "text": "station_id=CXX359", "x": 0.3725, "xanchor": "center", "xref": "paper", "y": 1, "yanchor": "bottom", "yref": "paper"}, {"showarrow": false, "text": "station_id=CXX334", "x": 0.6275, "xanchor": "center", "xref": "paper", "y": 1, "yanchor": "bottom", "yref": "paper"}, {"showarrow": false, "text": "station_id=CXX147", "x": 0.8825, "xanchor": "center", "xref": "paper", "y": 1, "yanchor": "bottom", "yref": "paper"}, {"align": "left", "showarrow": false, "text": "<b>R2:</b> 0.94<br><b>MSE:</b> 2.44<br><b>RMSE:</b> 1.56", "x": 2, "xref": "x", "y": 25, "yref": "y", "yshift": 10}, {"align": "left", "showarrow": false, "text": "<b>R2:</b> 0.92<br><b>MSE:</b> 2.94<br><b>RMSE:</b> 1.71", "x": 2, "xref": "x2", "y": 25, "yref": "y2", "yshift": 10}, {"align": "left", "showarrow": false, "text": "<b>R2:</b> 0.94<br><b>MSE:</b> 2.36<br><b>RMSE:</b> 1.53", "x": 2, "xref": "x3", "y": 25, "yref": "y3", "yshift": 10}, {"align": "left", "showarrow": false, "text": "<b>R2:</b> 0.93<br><b>MSE:</b> 2.99<br><b>RMSE:</b> 1.73", "x": 2, "xref": "x4", "y": 25, "yref": "y4", "yshift": 10}], "height": 400, "legend": {"title": {"text": "sensor"}, "tracegroupgap": 0}, "margin": {"b": 20, "l": 20, "r": 20, "t": 20}, "width": 1200, "xaxis": {"anchor": "y", "domain": [0, 0.235], "scaleanchor": "y", "scaleratio": 1, "title": {"text": "T<sub>Landsat</sub>"}}, "xaxis2": {"anchor": "y2", "domain": [0.255, 0.49], "matches": "x", "title": {"text": "T<sub>Landsat</sub>"}}, "xaxis3": {"anchor": "y3", "domain": [0.51, 0.745], "matches": "x", "title": {"text": "T<sub>Landsat</sub>"}}, "xaxis4": {"anchor": "y4", "domain": [0.765, 1.0], "matches": "x", "title": {"text": "T<sub>Landsat</sub>"}}, "yaxis": {"anchor": "x", "constrain": "domain", "domain": [0, 1], "title": {"text": "T<sub>insitu</sub>"}}, "yaxis2": {"anchor": "x2", "domain": [0, 1], "matches": "y", "showticklabels": false}, "yaxis3": {"anchor": "x3", "domain": [0, 1], "matches": "y", "showticklabels": false}, "yaxis4": {"anchor": "x4", "domain": [0, 1], "matches": "y", "showticklabels": false}}}
